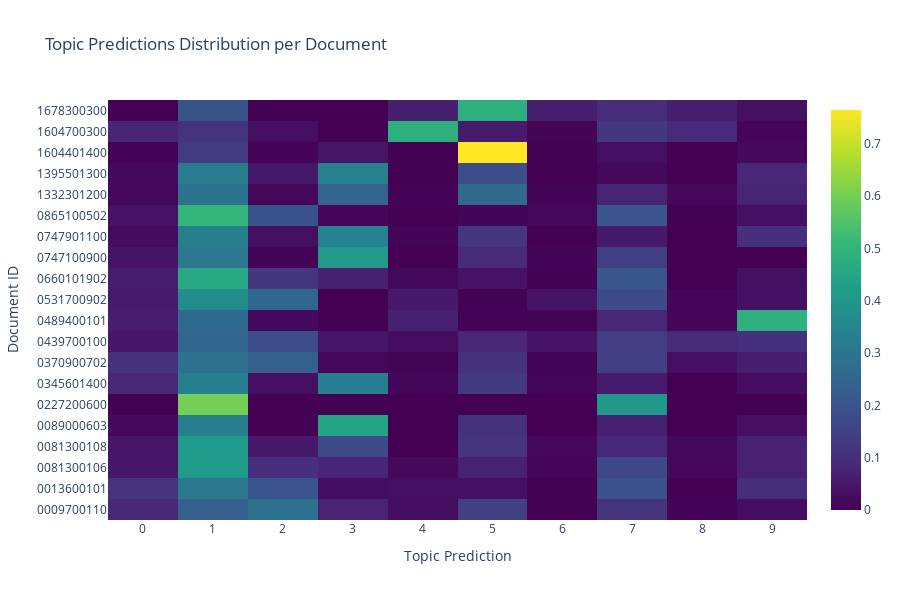

Notebook cell for this chart:
### Code cell
import plotly.graph_objs as go

# Pivot the dataframe to have document_id as rows, Topic Prediction as columns, and Proportion as values
heatmap_data = df_merged.pivot(index='document_id', columns='Topic Prediction', values='Proportion')
heatmap_data = heatmap_data.fillna(0)  # Fill NaN values with 0

fig = go.Figure(go.Heatmap(
    z=heatmap_data.values,
    x=heatmap_data.columns,
    y=heatmap_data.index,
    colorscale='Viridis',
))

fig.update_layout(
    title='Topic Predictions Distribution per Document',
    xaxis_title='Topic Prediction',
    yaxis_title='Document ID',
    height=600
)

fig.show()

### Figure 1 — Plotly figure (JSON) as saved in the notebook; plotly's stock layout.template omitted (floating-point values rounded to 4 significant figures; data arrays with more than 128 entries replaced by an {"elided": "..."} marker saying what was removed)
{"data": [{"colorscale": [[0, "#440154"], [0.1111, "#482878"], [0.2222, "#3e4989"], [0.3333, "#31688e"], [0.4444, "#26828e"], [0.5556, "#1f9e89"], [0.6667, "#35b779"], [0.7778, "#6ece58"], [0.8889, "#b5de2b"], [1, "#fde725"]], "type": "heatmap", "x": ["0", "1", "2", "3", "4", "5", "6", "7", "8", "9"], "y": ["0009700110", "0013600101", "0081300106", "0081300108", "0089000603", "0227200600", "0345601400", "0370900702", "0439700100", "0489400101", "0531700902", "0660101902", "0747100900", "0747901100", "0865100502", "1332301200", "1395501300", "1604401400", "1604700300", "1678300300"], "z": {"elided": "20x10 float values"}}], "layout": {"height": 600, "title": {"text": "Topic Predictions Distribution per Document"}, "xaxis": {"title": {"text": "Topic Prediction"}}, "yaxis": {"title": {"text": "Document ID"}}}}
